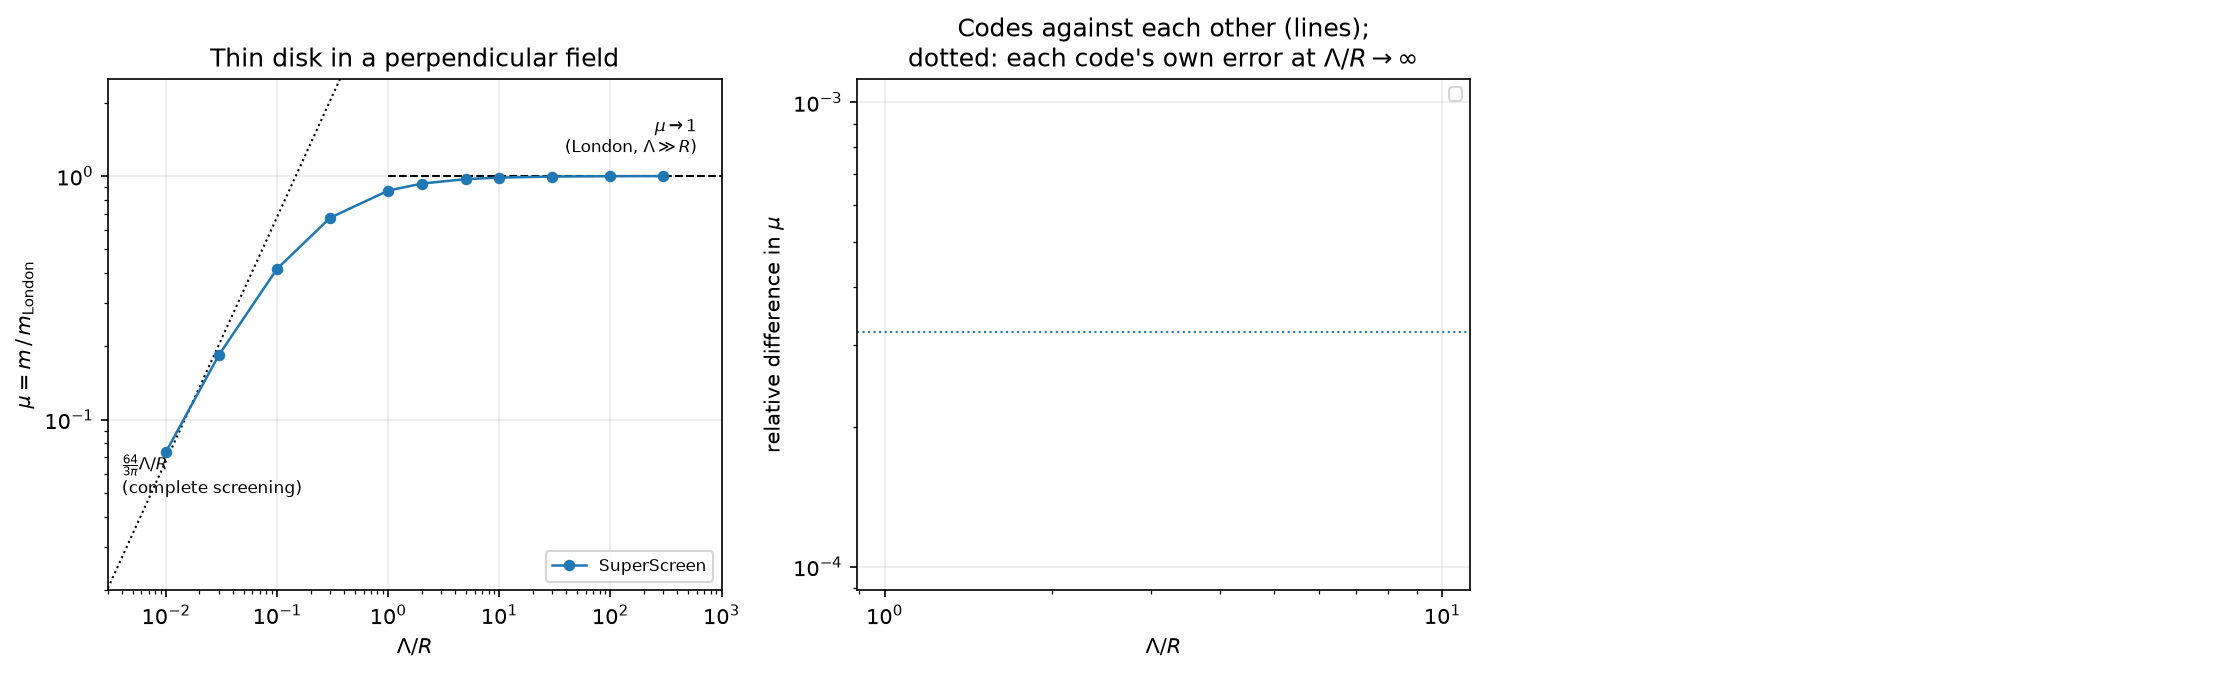

Python code for this plot:
"""tdgl3d, pyTDGL and SuperScreen on the same problems, against exact answers.

Reads ``packages/tdgl3d/benchmarks/results.json`` — produced by
``python3 -m benchmarks.run all`` from ``packages/tdgl3d`` — and draws
the three things the benchmark measures:

* **Left** — the normalised moment ``μ = m/m_London`` of a thin disk
  against ``Λ/R``, with the two closed forms it has to meet: ``μ = 1``
  where screening is weak, and the complete-screening line
  ``(64/3π)(Λ/R)`` where it is strong.  One dimensionless curve, so the
  three codes are on it without any unit conversion between them.
* **Middle** — the error each code makes where a closed form exists, and
  the difference between codes where none does.
* **Right** — the order-parameter equation on its own: measured ``ψ'``
  against ``(1 - ψ²)/√2`` at a pair-breaking wall, for the two codes
  that have a condensate at all.

Regenerate with ``python3 docs/figures/cross_tool_benchmark.py``.
"""

from __future__ import annotations

import json
import sys
from pathlib import Path

import matplotlib

matplotlib.use("Agg")

import matplotlib.pyplot as plt
import numpy as np

ROOT = Path(__file__).resolve().parents[2]
sys.path.insert(0, str(ROOT / "packages" / "tdgl3d"))

from benchmarks.closed_form import gl_wall_first_integral, ideal_over_london  # noqa: E402
from benchmarks.report import weak_limit  # noqa: E402

RESULTS = ROOT / "packages" / "tdgl3d" / "benchmarks" / "results.json"
OUTPUT = Path(__file__).with_suffix(".png")

STYLE = {
    "superscreen": {"color": "C0", "marker": "o", "label": "SuperScreen"},
    "pytdgl": {"color": "C1", "marker": "s", "label": "pyTDGL"},
    "tdgl3d": {"color": "C2", "marker": "^", "label": "tdgl3d"},
}


def _sorted(data, tool):
    rows = sorted(data.get(tool, []), key=lambda r: r["lambda_over_r"])
    return (
        np.array([r["lambda_over_r"] for r in rows]),
        np.array([r["mu"] for r in rows]),
    )


def crossover_panel(ax, data):
    # Each asymptote is drawn only where it is an asymptote.  Continuing
    # them across the whole axis would suggest the codes are being measured
    # against them in the crossover, where neither holds.
    weak = np.geomspace(1.0, 1e3, 100)
    ideal = np.geomspace(3e-3, 2.0, 100)
    ax.plot(weak, np.ones_like(weak), color="k", ls="--", lw=1.0)
    ax.plot(ideal, ideal_over_london(ideal), color="k", ls=":", lw=1.0)
    ax.text(6e2, 1.25, r"$\mu \to 1$" "\n" r"(London, $\Lambda \gg R$)",
            fontsize=8, ha="right")
    ax.text(4e-3, 0.05, r"$\frac{64}{3\pi}\Lambda/R$" "\n(complete screening)",
            fontsize=8)

    for tool, style in STYLE.items():
        xs, mus = _sorted(data, tool)
        if xs.size:
            ax.plot(xs, mus, lw=1.2, ms=4.5, **style)

    ax.set_xscale("log")
    ax.set_yscale("log")
    ax.set_xlim(3e-3, 1e3)
    ax.set_ylim(2e-2, 2.5)
    ax.set_xlabel(r"$\Lambda / R$")
    ax.set_ylabel(r"$\mu = m\,/\,m_{\mathrm{London}}$")
    ax.set_title("Thin disk in a perpendicular field")
    ax.legend(fontsize=8, loc="lower right")
    ax.grid(alpha=0.25)


def error_panel(ax, data):
    """What the codes cost each other, and what they cost against the exact answer.

    The lines are code-to-code, defined over the whole sweep including
    the crossover where nothing can be checked analytically.  The
    horizontal marks are each code's distance from ``μ = 1`` after the
    physical ``O(R/Λ)`` screening term has been fitted out — the one
    place on this axis where the closed form fixes a value, so the one
    place a "distance from exact" is a solver error rather than physics.
    """
    reference = {r["lambda_over_r"]: r["mu"] for r in data.get("superscreen", [])}
    other = {r["lambda_over_r"]: r["mu"] for r in data.get("pytdgl", [])}
    shared = sorted(set(reference) & set(other))
    if shared:
        ax.plot(
            shared,
            [abs(other[x] - reference[x]) / abs(reference[x]) for x in shared],
            color=STYLE["pytdgl"]["color"], lw=1.2, marker="s", ms=4,
            label="pyTDGL vs SuperScreen",
        )

    rows = data.get("tdgl3d", [])
    if rows and reference:
        xs = np.array(sorted(reference))
        mus = np.array([reference[x] for x in xs])
        points = sorted(r["lambda_over_r"] for r in rows)
        interpolated = np.interp(np.log(points), np.log(xs), mus)
        measured = np.array([r["mu"] for r in sorted(rows, key=lambda r: r["lambda_over_r"])])
        ax.plot(points, np.abs(measured - interpolated) / np.abs(interpolated),
                color=STYLE["tdgl3d"]["color"], lw=1.2, marker="^", ms=5,
                label="tdgl3d vs SuperScreen")

    for tool, style in STYLE.items():
        fit = weak_limit(sorted(data.get(tool, []), key=lambda r: -r["lambda_over_r"]))
        if fit is None:
            continue
        ax.axhline(abs(fit[0] - 1.0), color=style["color"], ls=":", lw=1.0)

    ax.set_xscale("log")
    ax.set_yscale("log")
    ax.set_xlabel(r"$\Lambda / R$")
    ax.set_ylabel(r"relative difference in $\mu$")
    ax.set_title(
        "Codes against each other (lines);\n"
        r"dotted: each code's own error at $\Lambda/R \to \infty$"
    )
    ax.legend(fontsize=8, loc="best")
    ax.grid(alpha=0.25)


def wall_panel(ax, data):
    rows = data.get("gl_wall", [])
    if not rows:
        ax.set_axis_off()
        return
    finest = min(r["spacing"] for r in rows)
    psi = np.linspace(0.0, 1.0, 200)
    ax.plot(psi, gl_wall_first_integral(psi), "k-", lw=1.2,
            label=r"$(1-\psi^2)/\sqrt{2}$")
    for row in rows:
        if row["spacing"] != finest:
            continue
        style = dict(STYLE[row["tool"]])
        style.pop("marker")
        ax.plot(row["psi"], row["dpsi_dx"], ls="none", marker=STYLE[row["tool"]]["marker"],
                ms=4, alpha=0.8, **style)
    ax.set_xlabel(r"$\psi$")
    ax.set_ylabel(r"$\mathrm{d}\psi/\mathrm{d}x$   ($\xi^{-1}$)")
    ax.set_title(f"Pair-breaking wall, $h = {finest}\\,\\xi$")
    ax.legend(fontsize=8)
    ax.grid(alpha=0.25)


def main(output_dir: Path = Path(__file__).parent, small: bool = False) -> list[Path]:
    """Draw the figure from the stored results.

    Unlike the other figure scripts this one runs no simulation — the
    runs it plots need pyTDGL and SuperScreen installed and take the
    better part of an hour — so *small* has nothing to shrink and is
    accepted only so the smoke test can call every script the same way.
    """
    del small
    data = json.loads(RESULTS.read_text())
    fig, axes = plt.subplots(1, 3, figsize=(15, 4.6))
    crossover_panel(axes[0], data)
    error_panel(axes[1], data)
    wall_panel(axes[2], data)
    fig.tight_layout()
    out = Path(output_dir) / OUTPUT.name
    fig.savefig(out, dpi=150, bbox_inches="tight")
    plt.close(fig)
    print(f"wrote {out}")
    return [out]


if __name__ == "__main__":
    main()
